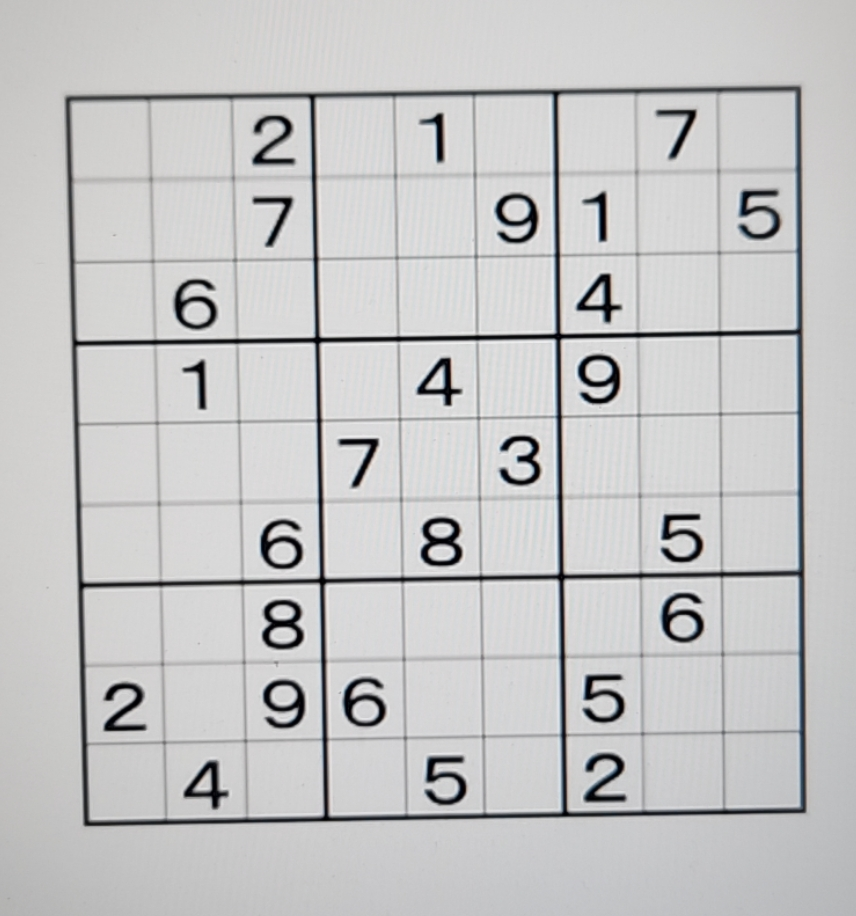
#> input picture Method CNN/dummy_input/SmartSelect_20241216_222022_testSudoku.jpg, 856 x 916 px, found by its file name
$ jupyter execute --allow-errors SUDOKU_CNN_tflite.ipynb
#> lines starting #> are read from the running program, lines starting #| are printed output that depends on the picture; after the words box and inside, x2 and y2 are one past the last pixel; in counts of white or black regions, pixels touching at a corner belong together
[cell 1]
import cv2, os
import matplotlib.pyplot as plt
import numpy as np
import tensorflow

[cell 2]
def bgr2rgb(image):
    image = cv2.cvtColor(image, cv2.COLOR_BGR2RGB)
    return image

[cell 3]
# [5 lines of commented-out code are left out]
FILE_PATH = './SUDOKU__/dummy_input/SmartSelect_20241216_222022_testSudoku.jpg'
image = cv2.imread(FILE_PATH)
#> image is the input picture: shape (916, 856, 3); mean B, G, R 197.1, 196.8, 196.7
plt.imshow(bgr2rgb(image))
plt.xticks([])
plt.yticks([])
plt.show()

[cell 4]
gray_image = cv2.cvtColor(image, cv2.COLOR_BGR2GRAY)
plt.imshow(gray_image, cmap='gray')
plt.xticks([])
plt.yticks([])
plt.show()

[cell 5]
blur_gray_image = cv2.GaussianBlur(gray_image, (5, 5), 1)
_, thresh_image = cv2.threshold(blur_gray_image, 180, 255, cv2.THRESH_BINARY_INV)
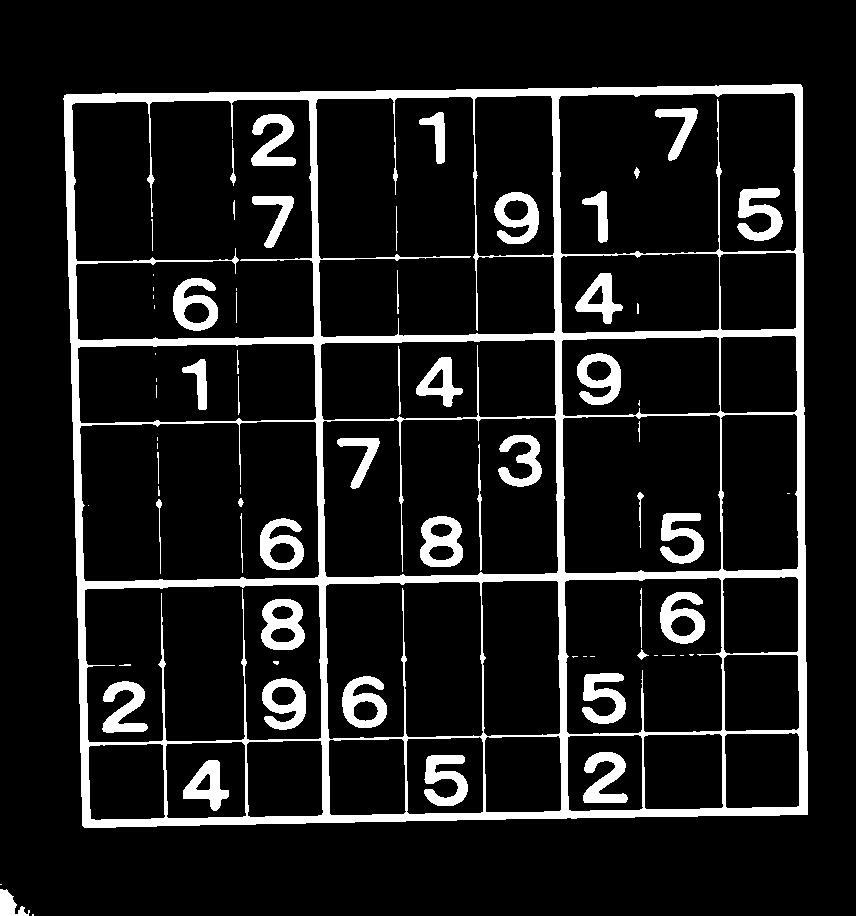
#> thresh_image: shape (916, 856); 11% white; 74 white regions (26 under 20 px), largest, box (x1, y1, x2, y2) and area: (63, 84, 808, 828) 54662, (737, 188, 783, 241) 1384, (261, 599, 305, 650) 1382
plt.imshow(thresh_image, cmap='gray')
plt.xticks([])
plt.yticks([])
plt.show()

[cell 6]
kernel = np.array([[0, 1, 0],
                   [1, 1, 1],
                   [0, 1, 0]], dtype=np.uint8)

dilated_image = cv2.dilate(thresh_image, kernel, iterations=1)
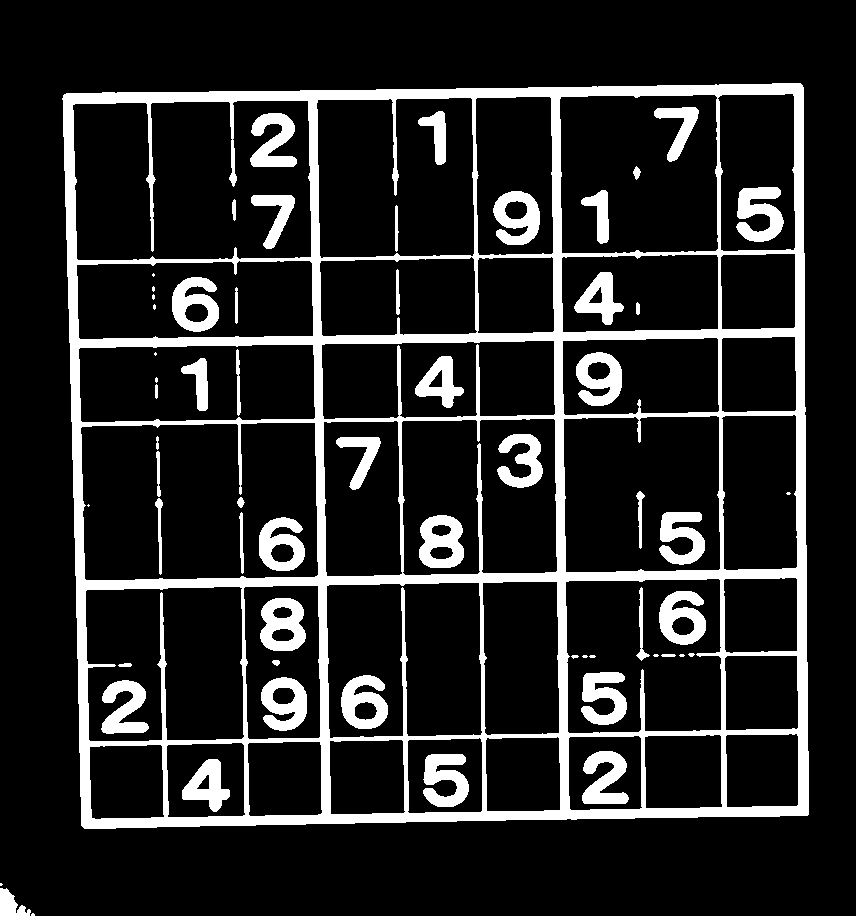
#> dilated_image: shape (916, 856); 14.6% white; 62 white regions (14 under 20 px)

plt.imshow(dilated_image, cmap='gray')
plt.xticks([])
plt.yticks([])
plt.show()

[cell 7]
contours, _ = cv2.findContours(dilated_image, cv2.RETR_EXTERNAL, cv2.CHAIN_APPROX_SIMPLE)
#> contours = 4 contours, 2 with area under 20; largest, box (x1, y1, x2, y2) and area: (62, 83, 809, 829) 536848, (0, 888, 31, 916) 444

largest_contour = max(contours, key=cv2.contourArea)
#> largest_contour = contour of 127 points, box (x1, y1, x2, y2) (62, 83, 809, 829), area 536848

contour_image = cv2.cvtColor(dilated_image, cv2.COLOR_GRAY2BGR)
#> contour_image: shape (916, 856, 3); 14.6% white; 62 white regions (14 under 20 px), largest, box (x1, y1, x2, y2) and area: (62, 83, 809, 829) 76267, (736, 187, 784, 242) 1664, (260, 598, 306, 651) 1636
cv2.drawContours(contour_image, [largest_contour], -1, (0, 255, 0), 3)
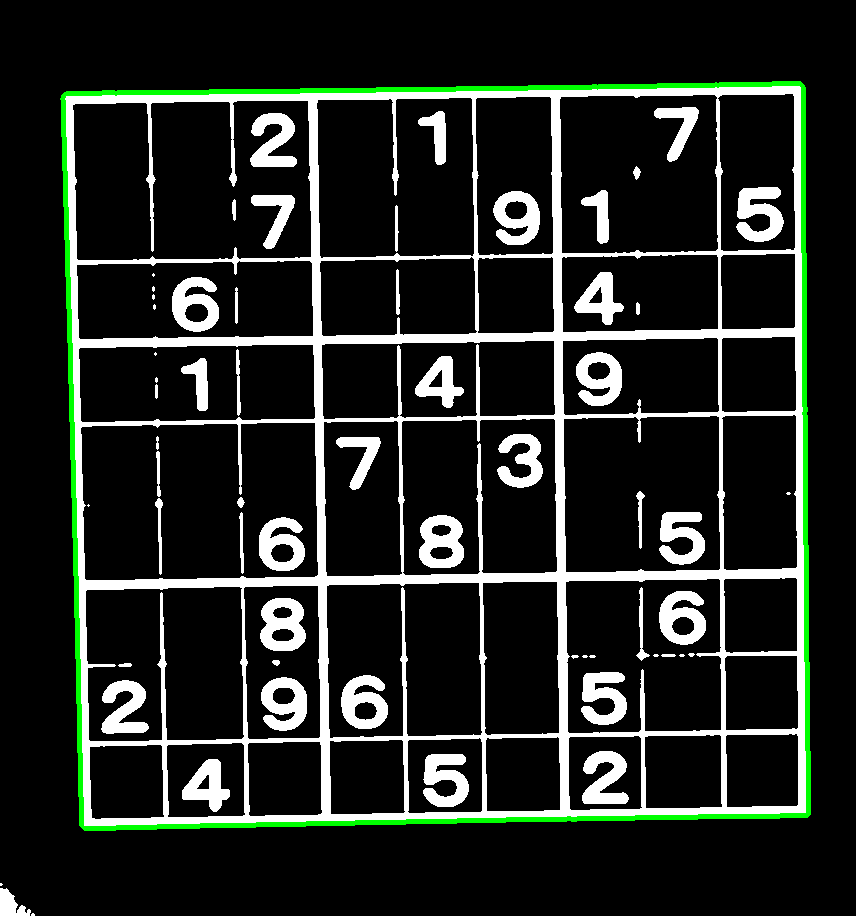
#> contour_image: shape (916, 856, 3); mean B, G, R 34.4, 39.1, 34.4

plt.imshow(contour_image)
plt.xticks([])
plt.yticks([])
plt.show()

[cell 8]
epsilon = 0.02 * cv2.arcLength(largest_contour, True)
#> epsilon = 59.06
approx = cv2.approxPolyDP(largest_contour, epsilon, True)
#> approx = [[800, 83], [63, 95], [84, 828], [808, 814]]

pts = approx.reshape(4, 2)
#> pts = [[800, 83], [63, 95], [84, 828], [808, 814]]

rect = np.zeros((4, 2), dtype="float32")
s = pts.sum(axis=1)
#> s = [883, 158, 912, 1622]
rect[0] = pts[np.argmin(s)]
rect[2] = pts[np.argmax(s)]
diff = np.diff(pts, axis=1)
#> diff = [-717, 32, 744, 6]
rect[1] = pts[np.argmin(diff)]
rect[3] = pts[np.argmax(diff)]

width = 450
height = 450
dst = np.array([[0, 0], [width, 0], [width, height], [0, height]], dtype="float32")

M = cv2.getPerspectiveTransform(rect, dst)
warped_image = cv2.warpPerspective(image, M, (width, height))
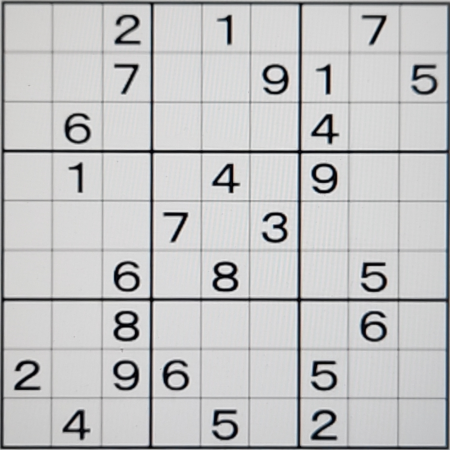
#> warped_image: shape (450, 450, 3); mean B, G, R 195, 194.4, 194.1

plt.imshow(warped_image, cmap='gray')
plt.xticks([])
plt.yticks([])
plt.show()

[cell 9]
def splitBoxes(img):
    rows = np.vsplit(img,9)
#> rows = 9 items
    boxes=[]
    for r in rows:
        cols= np.hsplit(r,9)
        for box in cols:
            boxes.append(box)
#> this loop made 9 passes
#> after the loop, boxes = 81 items
    return boxes

boxes = splitBoxes(warped_image)
#> boxes = 81 items

for i in range(len(boxes)):
    plt.subplot(9, 9, i + 1)
    plt.imshow(boxes[i], cmap='gray')
    plt.xticks([])
    plt.yticks([])
#> this loop made 81 passes
plt.show()

[cell 10]
# Define parameters for filtering
MIN_SIZE =  450   # Minimum size of a component to consider it valid (adjust as needed)
MAX_SIZE = 22500   # Maximum size to filter out noise (adjust as needed)
EDGE_THRESHOLD = 3  # Minimum distance from edges to consider a component (adjust as needed)
w, h = 150, 150

# Prepare a list to hold the processed images
processed_boxes = []

for i in range(len(boxes)):
    target_image = boxes[i]

    # Convert the image to grayscale
    gray_target = cv2.cvtColor(target_image, cv2.COLOR_BGR2GRAY)
    gray_target = cv2.resize(gray_target, (w, h))

    # Step 1: Threshold the image to create a binary image
    _, binary_image = cv2.threshold(gray_target, 180, 255, cv2.THRESH_BINARY_INV)

    # Step 2: Find connected components
    num_labels, labels_im = cv2.connectedComponents(binary_image)

    # Step 3: Initialize variables to find the best component
    best_component = None  # Initialize as None
    best_size = 0
    height, width = gray_target.shape
    center_y, center_x = height // 2, width // 2  # Calculate the center of the image

    # Step 4: Loop through each component
    for label in range(1, num_labels):  # Start from 1 to skip the background
        component_mask = (labels_im == label).astype(np.uint8)  # Create a mask for the component
        size = np.sum(component_mask)  # Count the number of pixels in the component

        # Calculate the bounding box of the component
        y_indices, x_indices = np.where(component_mask > 0)
        if len(y_indices) == 0 or len(x_indices) == 0:
            continue  # Skip if there are no pixels in the component

        # Get the bounding box coordinates
        min_y, max_y = np.min(y_indices), np.max(y_indices)
        min_x, max_x = np.min(x_indices), np.max(x_indices)

        # Check if the component meets size and edge proximity criteria
        if (MIN_SIZE <= size <= MAX_SIZE and
            min_y > EDGE_THRESHOLD and max_y < height - EDGE_THRESHOLD and
            min_x > EDGE_THRESHOLD and max_x < width - EDGE_THRESHOLD):

            # Check if this is the best component found based on size
            if size > best_size:
                best_size = size
                best_component = component_mask  # Assign the mask to best_component

    # Step 5: Create a mask for the best component
    if best_component is not None:  # Check if a component was found
        mask = best_component.astype(np.uint8) * 255  # Convert to uint8 for masking

        # Step 6: Use the mask to create an output image where the digit is white and the background is black
        output_image = np.zeros_like(gray_target)  # Create a black image
        output_image[mask > 0] = 255  # Set the pixels of the digit to white

        processed_boxes.append(output_image)  # Store the processed image
    else:
        # If no component was found, append a completely black image
        processed_boxes.append(np.zeros_like(gray_target))  # All black image for no digit box
#> this loop made 81 passes
#> num_labels on passes 1 to 12: 2, 2, 3, 2, 3, 2, 5, 3, 3, 2, 2, 4
#> pass 1, `_, binary_image = cv2.threshold(gray_target, 180, 255, cv2.THRESH_BINA..`:
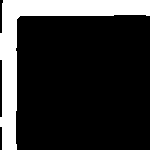
#> binary_image: shape (150, 150); 19.5% white; 1 white region, box (x1, y1, x2, y2) and area: (0, 0, 150, 150) 4387
#> after the loop:
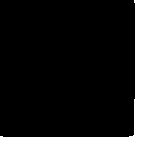
#> binary_image: shape (150, 150); 18% white; 1 white region, box (x1, y1, x2, y2) and area: (0, 0, 150, 150) 4055
#> after the loop:
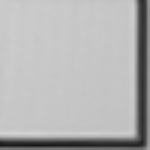
#> gray_target: shape (150, 150); min 21, max 212, mean 179.3
#> after the loop:
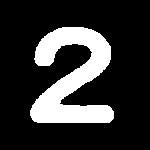
#> output_image: shape (150, 150); 19.8% white; 1 white region, box (x1, y1, x2, y2) and area: (30, 27, 114, 123) 4450
#> after the loop, processed_boxes = 81 items

# Display the processed images
for i in range(len(processed_boxes)):
    plt.subplot(9, 9, i + 1)
    plt.imshow(processed_boxes[i], cmap='gray')  # Display processed images
    plt.axis('off')

plt.show()
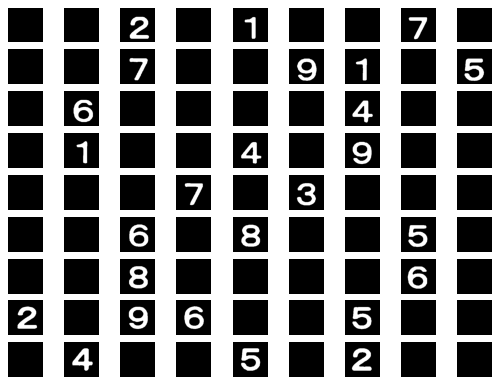
#> figure drawn by matplotlib, 81 panels

#> (a cell that did not finish here is left out)

[cell 12]
def image_preprocessing_input(image):
    image = cv2.resize(image, (w, h))
    image = cv2.equalizeHist(image)
    _, binary_image = cv2.threshold(image, 180, 255, cv2.THRESH_BINARY)
    binary_image = binary_image.reshape(w, h, 1)
    binary_image = binary_image / 255.0
    return binary_image

test_image = processed_boxes[53]
#> test_image: shape (150, 150); every value is 0
plt.figure(figsize=(6, 6))
plt.subplot(1, 2, 1)
plt.title('Input Image')
plt.imshow(test_image, cmap='gray')
plt.xticks([])
plt.yticks([])

test_image_preprocessed = image_preprocessing_input(test_image)
#> in image_preprocessing_input, `binary_image = binary_image / 255.0`: binary_image: shape (150, 150, 1) float64; every value is 0
test_image_preprocessed.shape
plt.subplot(1, 2, 2)
plt.title('After Preprocessing')
plt.imshow(test_image_preprocessed.reshape(w, h), cmap='gray')
plt.xticks([])
plt.yticks([])
plt.show()

test_image_preprocessed = np.expand_dims(test_image_preprocessed, axis=0)

#> (the rest of this cell did not finish here and is left out)

[cell 13]
sudoku_matrix = np.zeros((9, 9), dtype=int)

#> (the rest of this cell did not finish here and is left out)

[cell 14]
def is_valid_move(matrix, row, col, num):
    if num in matrix[row]:
        return False
    if num in matrix[:, col]:
        return False
    start_row, start_col = 3 * (row // 3), 3 * (col // 3)
    if num in matrix[start_row:start_row + 3, start_col:start_col + 3]:
        return False
    return True

def solve_sudoku(matrix):
    for row in range(9):
        for col in range(9):
            if matrix[row, col] == 0:
                for num in range(1, 10):
                    if is_valid_move(matrix, row, col, num):
                        matrix[row, col] = num
                        if solve_sudoku(matrix):
                            return True
                        matrix[row, col] = 0
                return False
    return True

original_matrix = sudoku_matrix.copy()

if solve_sudoku(sudoku_matrix):
    print("Sudoku Solved:")
else:
    print("No solution exists")

print("Answer Matrix:")
print(sudoku_matrix)
#| [[1 2 3 4 5 6 7 8 9]
#|  [4 5 6 7 8 9 1 2 3]
#|  [7 8 9 1 2 3 4 5 6]
#|  [2 1 4 3 6 5 8 9 7]
#|  [3 6 5 8 9 7 2 1 4]
#|  [8 9 7 2 1 4 3 6 5]
#|  [5 3 1 6 4 2 9 7 8]
#|  [6 4 2 9 7 8 5 3 1]
#|  [9 7 8 5 3 1 6 4 2]]

$ run again, with Method CNN/dummy_input/PH_LINK1.jpg copied over Method CNN/dummy_input/SmartSelect_20241216_222022_testSudoku.jpg
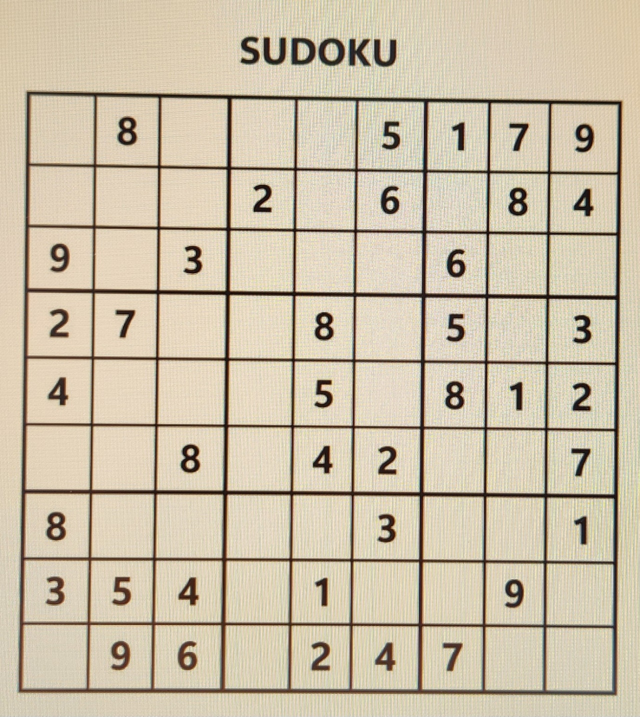
#> input picture Method CNN/dummy_input/PH_LINK1.jpg, 1279 x 1433 px, found by its file name (shown at 1/2 size)
#> image is the input picture: shape (1433, 1279, 3); mean B, G, R 168.4, 191.2, 203.2
#> thresh_image: shape (1433, 1279); 15.7% white; 46 white regions, largest, box (x1, y1, x2, y2) and area: (34, 180, 1247, 1393) 220101, (581, 74, 633, 131) 2060, (635, 74, 691, 133) 2029
#> dilated_image: shape (1433, 1279); 18.6% white; 45 white regions
#> contours = 6 contours; box (x1, y1, x2, y2) and area: (33, 179, 1248, 1394) 1435050, (580, 73, 692, 134) 5418, (695, 75, 744, 135) 1964, (524, 71, 574, 132) 1940, (745, 76, 795, 136) 1930, (478, 70, 521, 131) 1692
#> largest_contour = contour of 806 points, box (x1, y1, x2, y2) (33, 179, 1248, 1394), area 1435050
#> `cv2.drawContours(contour_image, [largest_contour], -1, (0, 255, 0), 3)`:
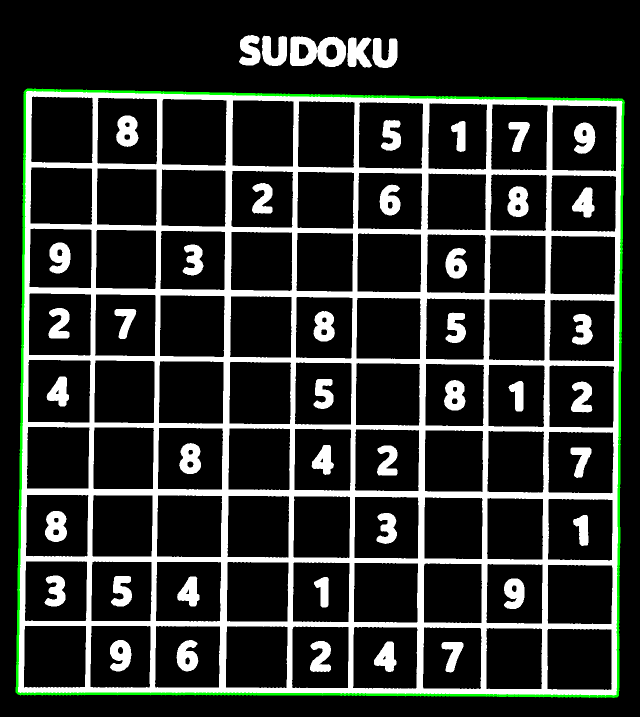
#> contour_image: shape (1433, 1279, 3) (shown at 1/2 size); mean B, G, R 45.5, 48.9, 45.5
#> epsilon = 99.36
#> approx = [[52, 180], [33, 1384], [1234, 1392], [1246, 201]]
#> s = [232, 1417, 2626, 1447]
#> diff = [128, 1351, 158, -1045]
#> rows = 9 items
#> the loop in splitBoxes, `for r in rows:` made 9 passes
#> after the loop in splitBoxes, `for r in rows:`: boxes = 81 items
#> the loop `for i in range(len(boxes)):` made 81 passes
#> the loop `for i in range(len(boxes)):` made 81 passes
#> num_labels on passes 1 to 8: 2, 3, 2, 2, 6, 4, 3, 4
#> the loop `for i in range(len(processed_boxes)):` made 81 passes
#> test_image: shape (150, 150); 7.1% white; 1 white region, box (x1, y1, x2, y2) and area: (41, 41, 87, 108) 1596
#| [[1 2 3 4 5 6 7 8 9]
#|  [4 5 6 7 8 9 1 2 3]
#|  [7 8 9 1 2 3 4 5 6]
#|  [2 1 4 3 6 5 8 9 7]
#|  [3 6 5 8 9 7 2 1 4]
#|  [8 9 7 2 1 4 3 6 5]
#> (further printed lines are left out)
